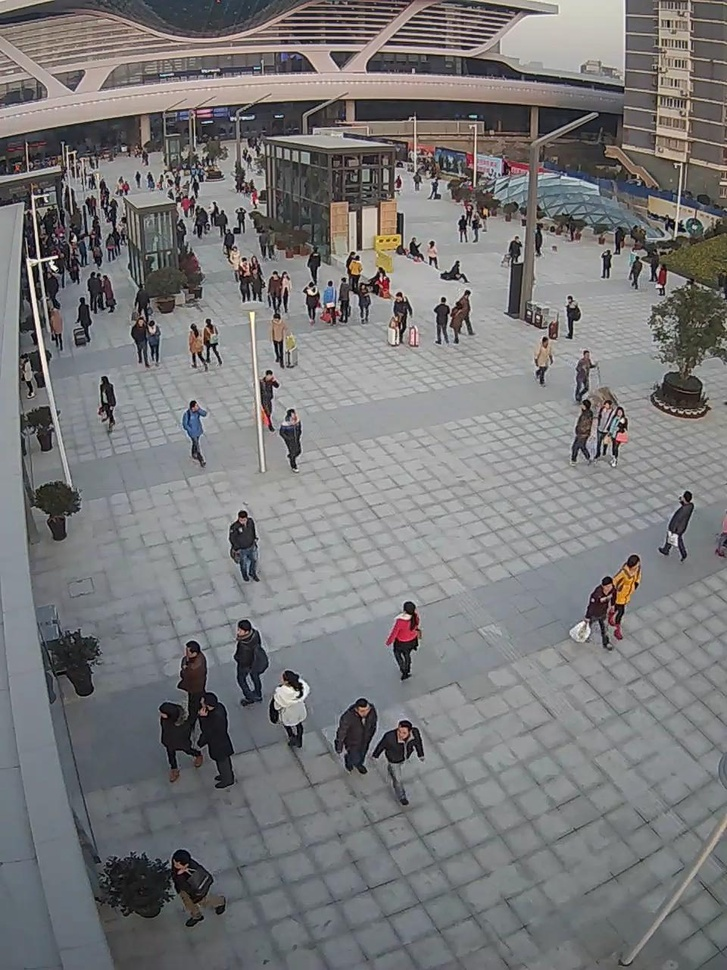
#> input picture in000001.jpg, 727 x 970 px, shrunk from 960 x 1280 before the run
$ python 'edge detection.py'
#> lines starting #> are read from the running program, lines starting #| are printed output that depends on the picture
#> further down, img is the input picture: shape (970, 727, 3); mean B, G, R 121.4, 120.4, 120.9
import cv2 as cv
import numpy as np

# [55 lines left out: functions sobel, lapalian, edge, line_detection, line_detect_possible, not called in this run]
def detection_circle(image):
    dst = cv.pyrMeanShiftFiltering(image,10,100)
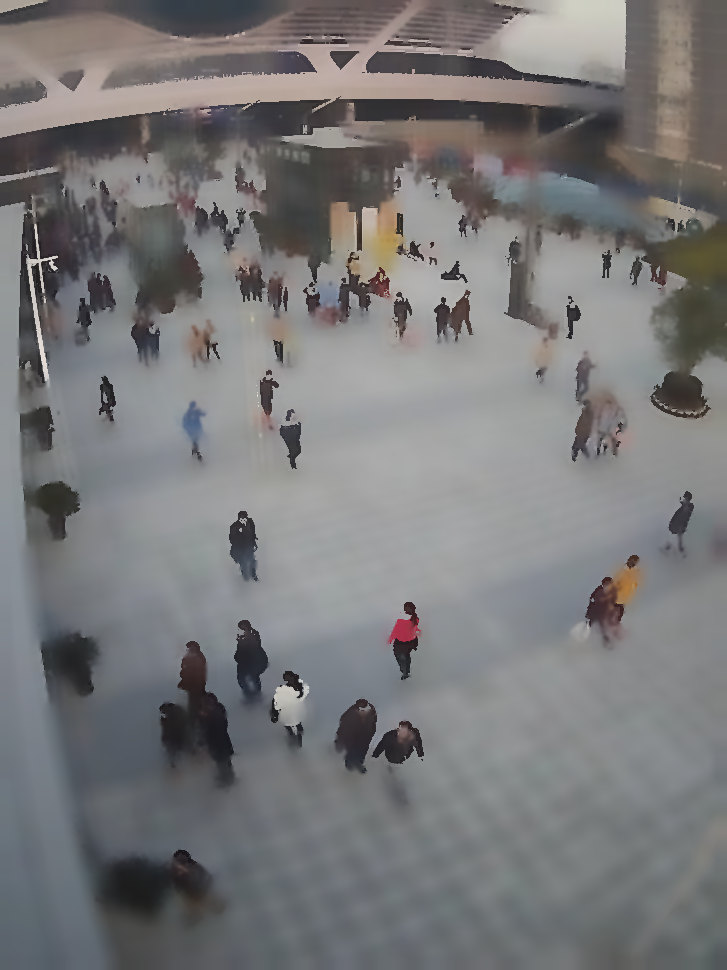
#> dst: shape (970, 727, 3); mean B, G, R 121.6, 120.7, 121.1
    gray = cv.cvtColor(dst,cv.COLOR_BGR2GRAY)
    circles = cv.HoughCircles(gray,cv.HOUGH_GRADIENT,1,20,param1=50,param2=30,minRadius=0,maxRadius=0)
#> circles = 796 rows, first 8: [360.5, 377.5, 341.9], [359.5, 356.5, 345.3], [388.5, 370.5, 339.7], [336.5, 390.5, 364.5], [340.5, 348.5, 325.4], [308.5, 449.5, 288.9], [413.5, 373.5, 364.5], [377.5, 347.5, 335.3]
    circles = np.uint16(np.round(circles))
#> circles = 796 rows, first 8: [360, 378, 342], [360, 356, 345], [388, 370, 340], [336, 390, 364], [340, 348, 325], [308, 450, 289], [414, 374, 364], [378, 348, 335]
    for i in circles[0,:]:
        cv.circle(image,(i[0],i[1]),i[2],(0,0,255),2)
        cv.circle(image, (i[0], i[1]), 2, (255, 0, 0), 2)
#> this loop made 796 passes
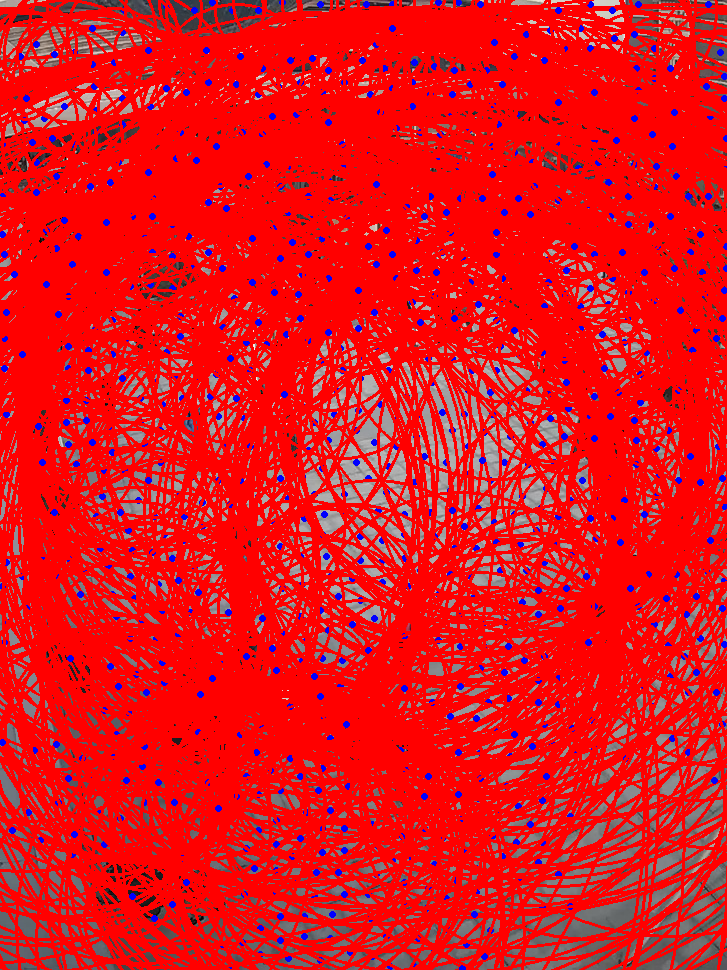
#> image: shape (970, 727, 3); mean B, G, R 28.9, 22.2, 226.1
    cv.imshow("image", image)
img = cv.imread("in000001.jpg")
# [6 lines of commented-out code are left out]
detection_circle(img)
cv.waitKey()
